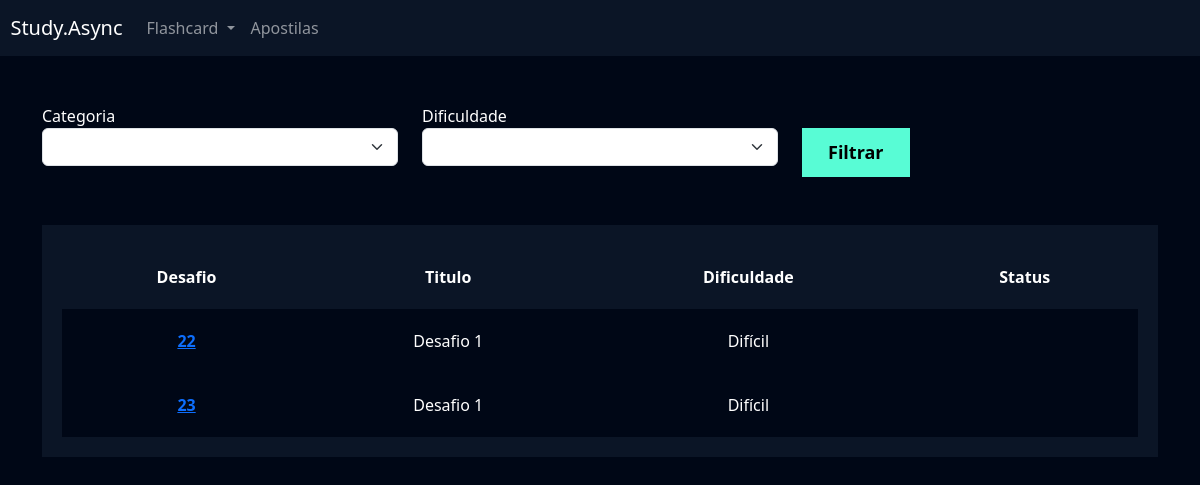
The app's page /flashcard/listar_desafio/ (signed in), older data.
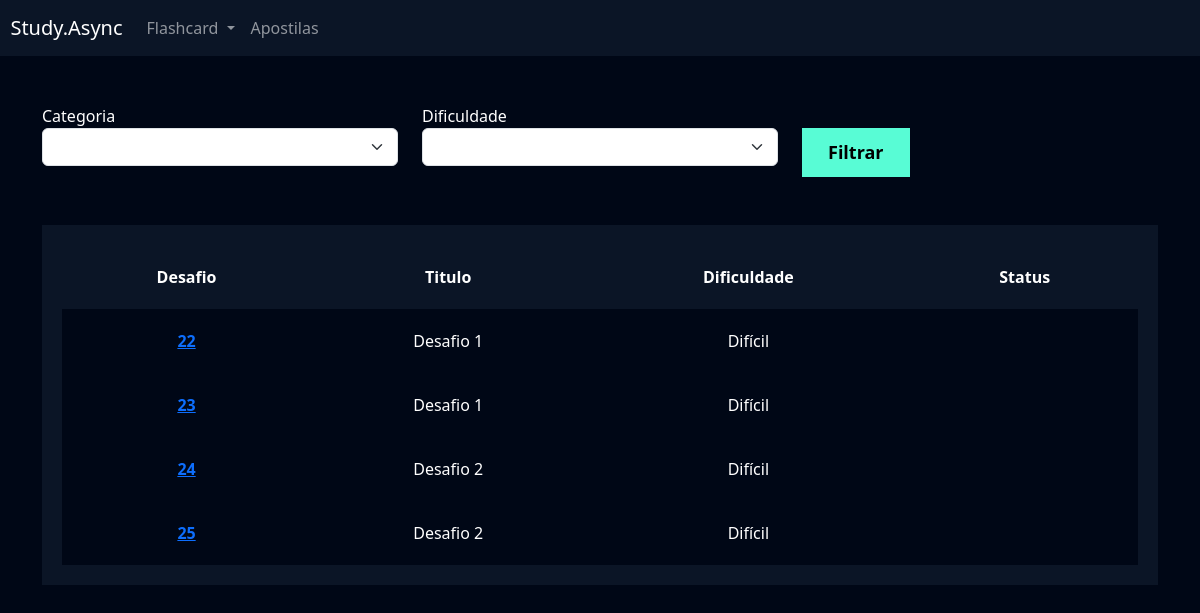
The same page, newer data.
### flashcard/models.py (models this page shows, shortened)
class Desafio(models.Model):
    user = models.ForeignKey(User, on_delete=models.DO_NOTHING)
    titulo = models.CharField(max_length=100)
    categoria = models.ManyToManyField(Categoria)
    quantidade_perguntas = models.IntegerField()
    dificuldade = models.CharField(
        max_length=1, choices=Flashcard.DIFICULDADE_CHOICES
    )
    flashcards = models.ManyToManyField(FlashcardDesafio)

### flashcard/views.py (the view)
# urls.py: path('listar_desafio/', views.listar_desafio, name='listar_desafio'),
def listar_desafio(request):
    desafios = Desafio.objects.filter(user=request.user)
    return render(request, 'listar_desafio.html', {'desafios': desafios})

### flashcard/templates/listar_desafio.html (shortened to what this page needs)
{% extends "base.html" %}
{% load static %}
{% block 'cabecalho' %}
    <link href="{% static 'usuarios/css/cadastro.css' %}" rel="stylesheet">
    <link href="{% static 'flashcard/css/novo_flashcard.css' %}" rel="stylesheet">
    <link href="{% static 'flashcard/css/iniciar_desafio.css' %}" rel="stylesheet">
    <link href="{% static 'flashcard/css/desafio.css' %}" rel="stylesheet">
    <link href='https://unpkg.com/boxicons@2.1.4/css/boxicons.min.css' rel='stylesheet'>
{% endblock 'cabecalho' %}
{% block 'conteudo' %}
    {% include "partials/header.html" %}
    <div class="container">
        <br>
        <br>
        <div class="row">
            <div class="col-md">
                <form action="}" method="GET">
                <label for="">Categoria</label>
                <select name="categoria" class="form-select">
                </select>
            </div>
            <div class="col-md">
                <label for="">Dificuldade</label>
                <select name="dificuldade" class="form-select">
                </select>
            </div>
            <div class="col-md">
                <br>
                <input type="submit" value="Filtrar" class="btn-cadastro">
            </div>
        </div>
        <br>
        <br>
        <div class="box-listar">
            <table>
                <thead>
                  <tr>
                    <th scope="col">Desafio</th>
                    <th scope="col">Titulo</th>
                    <th scope="col">Dificuldade</th>
                    <th scope="col">Status</th>
                  </tr>
                </thead>
                <tbody>
                    {% for desafio in desafios %}
                        <tr class="linha">
                            <th><a href="{% url 'desafio' desafio.id %}">{{desafio.id}}</a></th>
                            <td>{{desafio.titulo}}</td>
                            <td>{{desafio.get_dificuldade_display}}</td>
                            <td>{{desafio.status}}</td>
                        </tr>
                  {% endfor %}
                </tbody>
              </table>
        </div>
    </div>
{% endblock 'conteudo' %}

Row changes from the older to the newer data that the page shows:
added Desafio: id "24", titulo "Desafio 2", dificuldade "Difícil"
added Desafio: id "25", titulo "Desafio 2", dificuldade "Difícil"
